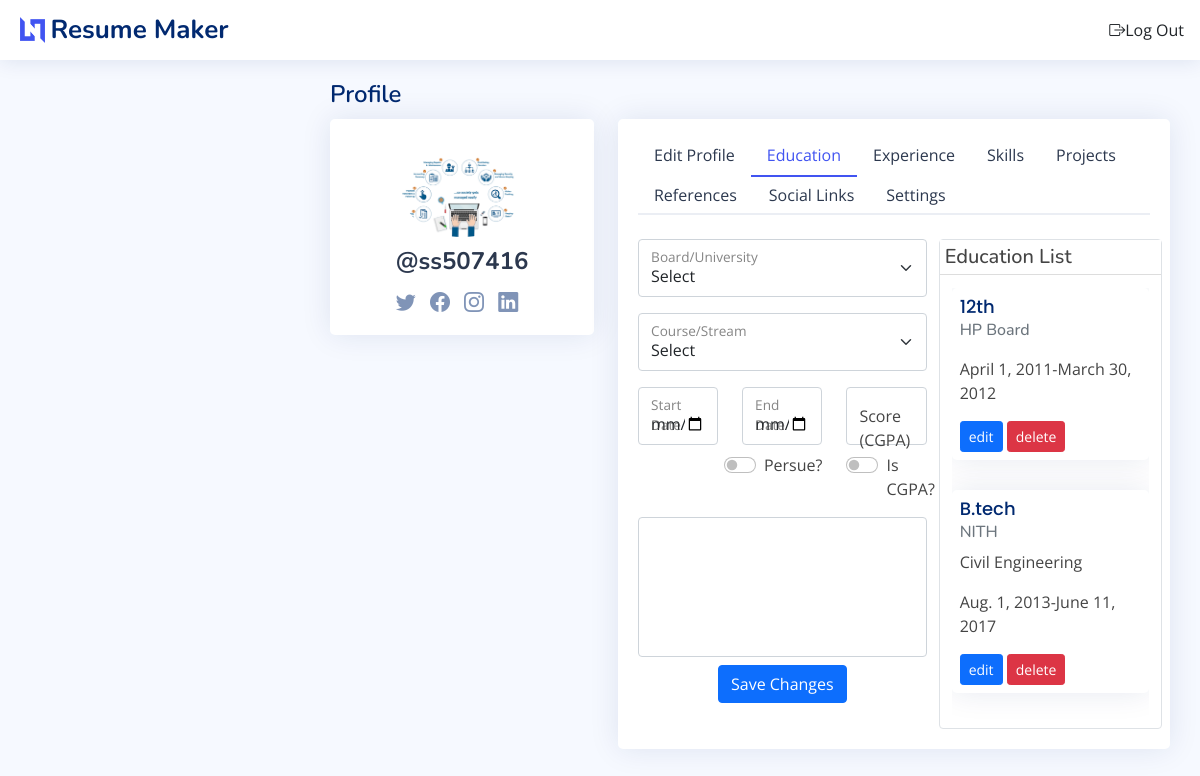
The page /profile_page/ (signed in) on the database its author committed.
### resume_app/models.py (models this page shows, shortened)
class Education(models.Model):
    User = models.ForeignKey(User, on_delete=models.CASCADE)
    BoardUniversity = models.ForeignKey(BoardOrUniversity, on_delete=models.CASCADE)
    CourseStream = models.ForeignKey(CourseOrStream, on_delete=models.CASCADE)
    StartDate = models.DateField(auto_created=True, blank=True)
    EndDate = models.DateField(auto_created=True, blank=True)
    Score = models.DecimalField(null=True, max_digits=4, decimal_places=2, validators=[validators.MinValueValidator(0.00)])
    IsPercent = models.BooleanField(default=True)
    Description = models.CharField(max_length=100)
    IsCompleted = models.BooleanField(default=False)
    class Meta:
        db_table = 'education'

class CourseOrStream(models.Model):
    Name = models.CharField(max_length=50)
    Type = models.CharField(max_length=10)
    Duration = models.IntegerField(validators=[validators.MinValueValidator(1), validators.MaxValueValidator(4)])
    class Meta:
        db_table = 'Course Or Stream'

class BoardOrUniversity(models.Model):
    Name = models.CharField(max_length=50)
    Location = models.TextField(max_length=100)
    class Meta:
        db_table = 'BoardOrUniversity'
        verbose_name_plural = 'Board Or Universities'

### resume_app/views.py (the view)
# urls.py: path('profile_page/', profile_page, name="profile_page"),
def profile_page(request):
    if 'email' in request.session:
        profile_data(request)
        data['current_page'] = 'profile_page'
        return render(request, 'profile_page.html', data)
    return redirect(login_page)

### resume_app/templates/profile_page.html (shortened to what this page needs)
{% extends 'base.html' %}
{% load static %}
{% block main_content %}
<main id="main" class="main">
  <div class="pagetitle">
    <h1>Profile</h1>
  </div>
  <section class="section profile">
    <div class="row">
      <div class="col-xl-4">
        <div class="card">
          <div class="card-body profile-card pt-4 d-flex flex-column align-items-center">
            <form class="profile-image-form avatar-block" onchange="this.submit()" method="post"
              action="{% url 'profile_image_upload' %}"
              uploaded="{% if profile_data.Image != '/uploads/' %}true{% else %}false{% endif %}"
              enctype="multipart/form-data">
              <img
                src="{% if profile_data.Image != '/uploads/' %}{{profile_data.Image}}{% else %}{% static 'img/avatar.png' %}{% endif %}"
                alt="Profile" class="rounded-circle">
            </form>
            <h2>{{profile_data.Username}}</h2>
            <div class="social-links mt-2">
              <a href="#" class="twitter"><i class="bi bi-twitter"></i></a>
              <a href="#" class="facebook"><i class="bi bi-facebook"></i></a>
              <a href="#" class="instagram"><i class="bi bi-instagram"></i></a>
              <a href="#" class="linkedin"><i class="bi bi-linkedin"></i></a>
            </div>
          </div>
        </div>
      </div>
      <div class="col-xl-8">
        <div class="card">
          <div class="card-body pt-3">
            <ul class="nav nav-tabs nav-tabs-bordered">
              <li class="nav-item">
                <button class="nav-link" data-bs-toggle="tab" data-bs-target="#profile-edit">Edit Profile</button>
              </li>
              <li class="nav-item">
                <button class="nav-link active" data-bs-toggle="tab" data-bs-target="#education">Education</button>
              </li>
              <li class="nav-item">
                <button class="nav-link" data-bs-toggle="tab" data-bs-target="#experience">Experience</button>
              </li>
              <li class="nav-item">
                <button class="nav-link" data-bs-toggle="tab" data-bs-target="#skills">Skills</button>
              </li>
              <li class="nav-item">
                <button class="nav-link" data-bs-toggle="tab" data-bs-target="#projects">Projects</button>
              </li>
              <li class="nav-item">
                <button class="nav-link" data-bs-toggle="tab" data-bs-target="#reference">References</button>
              </li>
              <li class="nav-item">
                <button class="nav-link" data-bs-toggle="tab" data-bs-target="#social_link">Social Links</button>
              </li>
              <li class="nav-item">
                <button class="nav-link" data-bs-toggle="tab" data-bs-target="#profile-settings">Settings</button>
              </li>
            </ul>
            <div class="tab-content pt-2">
              <div class="tab-pane fade pt-3 show active" id="education">
                <div class="row">
                  <div class="col-7">
                    <form method="post" class="add_update_education" action="{% url 'add_education' %}">
                      <div class="form-floating mb-3">
                        <select class="form-select" name="board_university" id="floatingSelect"
                          aria-label="board_university">
                          <option selected="">Select</option>
                        </select>
                        <label for="board_university" class="col-form-label">Board/University</label>
                      </div>
                      <div class="form-floating mb-3">
                        <select class="form-select" name="course_stream" id="floatingSelect" aria-label="course_stream">
                          <option value="selected">Select</option>
                        </select>
                        <label for="course_stream" class="col-form-label">Course/Stream</label>
                      </div>
                      <div class="row mb-3">
                        <div class="col-4">
                          <div class="form-floating">
                            <input name="start_date" type="date" class="form-control" id="start_date"
                              placeholder="score" value="{{edit_education.StartDate}}">
                            <label for="start_date" class="col-form-label">Start Date</label>
                          </div>
                        </div>
                        <div class="col-4">
                          <div class="form-floating">
                            <input name="end_date" type="date" class="form-control" id="end_date" placeholder="score"
                              value="{{edit_education.EndDate}}">
                            <label for="end_date" class="col-form-label">End Date</label>
                          </div>
                          <div class="is_continue_switch mt-2">
                            <div class="form-check form-switch" style="float: right;" data-bs-toggle="tooltip"
                              data-bs-placement="top" title="is continue">
                              <input class="form-check-input" name="is_edcation_continue" type="checkbox"
                                id="is_edcation_continue" {% if edit_education.IsCompleted %}checked{% endif %}>
                              <label class="form-check-label" for="is_edcation_continue">Persue?</label>
                            </div>
                          </div>
                        </div>
                        <div class="col-4">
                          <div class="form-floating">
                            <input name="score" type="number" class="form-control" id="score" placeholder="score"
                              max="100.00" value="{{edit_education.Score}}">
                              <label for="score" class="col-form-label">Score {% if edit_education.IsPercent %}(%){% else %}(CGPA){% endif %}</label>
                          </div>
                          <div class="is_percent_switch mt-2">
                            <div class="form-check form-switch" style="margin: auto;" data-bs-toggle="tooltip"
                              data-bs-placement="top" title="perecent">
                              <input class="form-check-input" name="is_cgpa" type="checkbox" id="is_cgpa" {% if edit_education.IsPercent %}checked{% endif %}>
                              <label class="form-check-label" for="is_cgpa">Is CGPA?</label>
                            </div>
                          </div>
                        </div>
                      </div>
                      <div class="row">
                        <div class="col">
                          <div class="form-floating">
                            <textarea name="description" class="form-control" id="description"
                              style="height: 140px; resize: none;" placeholder="description"></textarea>
                          </div>
                        </div>
                      </div>
                      <div class="text-center row mt-2">
                        <button type="submit" class="w-auto m-auto btn btn-primary">Save Changes</button>
                      </div>
                    </form>
                  </div>
                  <div class="col-5 edcation_list border" style="position:relative;border-radius: 4px;">
                    <h5 class="w-100"
                      style="position: absolute; top:0; left: 0;z-index: 1; background-color: #fff; padding: 5px; border-bottom: #ddd solid 1px;">
                      Education List</h5>
                    <div class=" scroller mt-5">
                      {% for education in my_educations %}
                      <div class="card">
                        <div class="card-body p-2">
                          <h5 class="card-title p-0">{{education.CourseStream.Name}}</h5>
                          <h6 class="card-subtitle mb-2 text-muted">{{education.BoardUniversity.Name}}</h6>
                          <p class="card-text">{{education.Description}}</p>
                          <p class="card-text">{{education.StartDate}}-{% if edit_education.IsCompleted %}Present{% else %}{{education.EndDate}}{% endif %}</p>
                          <a href="{% url 'edit_education' pk=education.pk %}"
                            class="card-link m-0 btn btn-sm btn-primary">edit</a>
                          <a href="{% url 'delete_education' pk=education.pk %}"
                            class="card-link m-0 btn btn-sm btn-danger">delete</a>
                        </div>
                      </div>
                      {% endfor %}
                    </div>
                  </div>
                </div>
              </div>
            </div>
          </div>
        </div>
      </div>
    </div>
  </section>
</main>
{% endblock %}

### resume_app/templates/base.html (shortened to what this page needs)
<!DOCTYPE html>
<html lang="en">
{% load static %}
<head>
  <link href="{% static 'vendor/bootstrap/css/bootstrap.min.css' %}" rel="stylesheet">
  <link href="{% static 'vendor/bootstrap-icons/bootstrap-icons.css' %}" rel="stylesheet">
  <link href="{% static 'vendor/boxicons/css/boxicons.min.css' %}" rel="stylesheet">
  <link href="{% static 'vendor/quill/quill.snow.css' %}" rel="stylesheet">
  <link href="{% static 'vendor/quill/quill.bubble.css' %}" rel="stylesheet">
  <link href="{% static 'vendor/remixicon/remixicon.css' %}" rel="stylesheet">
  <link href="{% static 'vendor/simple-datatables/style.css' %}" rel="stylesheet">
  <link href="{% static 'css/style.css' %}" rel="stylesheet">
</head>
<body>
  {% if current_page not in no_headers %}
  <header id="header" class="header fixed-top d-flex align-items-center">
    <div class="d-flex align-items-center justify-content-between">
      <a href="index.html" class="logo d-flex align-items-center">
        <img src="{% static 'img/logo.png' %}" alt="">
        <span class="d-none d-lg-block">Resume Maker</span>
      </a>
    </div>
    <nav class="header-nav ms-auto">
      <ul class="d-flex align-items-center">
            <li>
              <a class="dropdown-item d-flex align-items-center" href="{% url 'logout' %}">
                <i class="bi bi-box-arrow-right"></i>
                <span>Log Out</span>
              </a>
            </li>
          </ul>
    </nav>
  </header>
  {% endif %}
  {% block main_content %}
  {% endblock %}
</body>
</html>

### resume_app/static/css/style.css (style rules this page uses)
:root { scroll-behavior: smooth; }
body { font-family: "Open Sans", sans-serif; background: #f6f9ff; color: #444444; }
a { color: #4154f1; text-decoration: none; }
h1, h2, h3, h4, h5, h6 { font-family: "Nunito", sans-serif; }
#main { margin-top: 60px; padding: 20px 30px; transition: all 0.3s; }
.pagetitle { margin-bottom: 10px; }
.pagetitle h1 { font-size: 24px; margin-bottom: 0; font-weight: 600; color: #012970; }
.card { margin-bottom: 30px; border: none; border-radius: 5px; box-shadow: 0px 0 30px rgba(1, 41, 112, 0.1); overflow: hidden; }
.card-title { padding: 20px 0 15px 0; font-size: 18px; font-weight: 500; color: #012970; font-family: "Poppins", sans-serif; }
.card-body { padding: 0 20px 20px 20px; }
.nav-tabs-bordered { border-bottom: 2px solid #ebeef4; }
.nav-tabs-bordered .nav-link { margin-bottom: -2px; border: none; color: #2c384e; }
.nav-tabs-bordered .nav-link.active { background-color: #fff; color: #4154f1; border-bottom: 2px solid #4154f1; }
.logo { line-height: 1; }
@media (min-width: 1200px) { .logo { width: 280px; } }
.logo img { max-height: 26px; margin-right: 6px; }
.logo span { font-size: 26px; font-weight: 700; color: #012970; font-family: "Nunito", sans-serif; }
.header { transition: all 0.5s; z-index: 997; height: 60px; box-shadow: 0px 2px 20px rgba(1, 41, 112, 0.1); background-color: #fff; padding-left: 20px; }
.header-nav ul { list-style: none; }
.header-nav > ul { margin: 0; padding: 0; }
@media (min-width: 1200px) { #main, #footer { margin-left: 300px; } }
.profile .profile-card img { max-width: 120px; }
.profile .profile-card h2 { font-size: 24px; font-weight: 700; color: #2c384e; margin: 10px 0 0 0; }
.profile .profile-card .social-links a { font-size: 20px; display: inline-block; color: rgba(1, 41, 112, 0.5); line-height: 0; margin-right: 10px; transition: 0.3s; }

### resume_app/templates/base.html (style rules this page uses)
.scroller { overflow: hidden; height: 55vh; overflow-y: auto; }

### resume_app/templates/profile_page.html (style rules this page uses)
.avatar-block { position: relative; transition: all ease-in-out 0.2s; }

### rows shown on the page
Education: CourseStream.Name "12th", BoardUniversity.Name "HP Board", StartDate "April 1, 2011", EndDate "March 30, 2012"
Education: CourseStream.Name "B.tech", BoardUniversity.Name "NITH", Description "Civil Engineering", StartDate "Aug. 1, 2013", EndDate "June 11, 2017"

### other values the page prints
{{ profile_data.Username }} "@ss507416"
